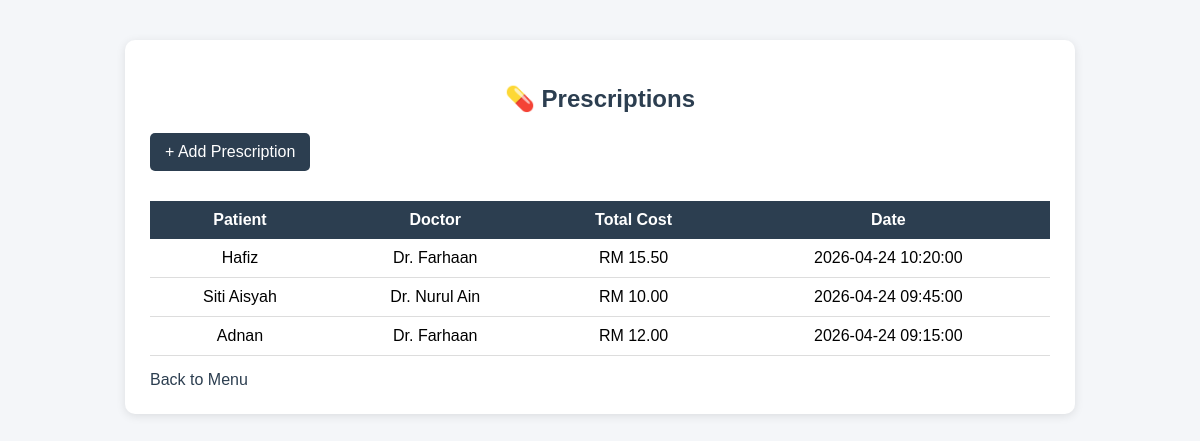
Page /prescription/view_prescriptions.php on the committed database.
### tables this page shows
CREATE TABLE prescription (
    prescript_id INT AUTO_INCREMENT PRIMARY KEY,

    doctor_id INT NOT NULL,
    appoint_id INT NOT NULL,

    presc_date DATETIME NOT NULL DEFAULT CURRENT_TIMESTAMP,

    total_cost DECIMAL(8,2) DEFAULT 0.00,

    created_at TIMESTAMP DEFAULT CURRENT_TIMESTAMP,

    FOREIGN KEY (doctor_id)
        REFERENCES doctor(doctor_id)
        ON DELETE RESTRICT
        ON UPDATE CASCADE,

    FOREIGN KEY (appoint_id)
        REFERENCES appointment(appoint_id)
        ON DELETE CASCADE
        ON UPDATE CASCADE
);

CREATE TABLE patient (
    patient_id INT AUTO_INCREMENT PRIMARY KEY,
    name VARCHAR(100) NOT NULL,
    ic_number VARCHAR(20) NOT NULL UNIQUE,
    phone VARCHAR(20),
    email VARCHAR(100),
    gender ENUM('Male', 'Female', 'Other'),
    address TEXT,
    created_at TIMESTAMP DEFAULT CURRENT_TIMESTAMP
);

CREATE TABLE doctor (
    doctor_id INT AUTO_INCREMENT PRIMARY KEY,
    name VARCHAR(100) NOT NULL,
    specialty VARCHAR(100) DEFAULT 'General Practice',
    phone VARCHAR(20),
    room_number VARCHAR(20),
    created_at TIMESTAMP DEFAULT CURRENT_TIMESTAMP
);

### prescription/view_prescriptions.php (the view, shortened to what this page needs)
<?php
include '../config/database.php';
$result = mysqli_query($conn, "
SELECT pr.*, p.name AS patient_name, d.name AS doctor_name
FROM prescription pr
JOIN appointment a ON pr.appoint_id = a.appoint_id
JOIN patient p ON a.patient_id = p.patient_id
JOIN doctor d ON pr.doctor_id = d.doctor_id
ORDER BY pr.prescript_id DESC
");
?>
<!DOCTYPE html>
<html>
<head>
</head>
<body>
<div class="container">
    <h2>💊 Prescriptions</h2>
    <div class="top">
        <a class="button" href="add_prescriptions.php">+ Add Prescription</a>
    </div>
    <table>
        <tr>
            <th>Patient</th>
            <th>Doctor</th>
            <th>Total Cost</th>
            <th>Date</th>
        </tr>
        <?php while ($row = mysqli_fetch_assoc($result)) { ?>
        <tr>
            <td><?php echo $row['patient_name']; ?></td>
            <td><?php echo $row['doctor_name']; ?></td>
            <td>RM <?php echo $row['total_cost']; ?></td>
            <td><?php echo $row['presc_date']; ?></td>
        </tr>
        <?php } ?>
    </table>
    <a class="back" href="../index.php">Back to Menu</a>
</div>
</body>
</html>

### prescription/view_prescriptions.php (style rules this page uses)
body { font-family: Arial; background: #f4f6f9; margin: 0; }
.container { width: 90%; max-width: 900px; margin: 40px auto; background: white; padding: 25px; border-radius: 10px; box-shadow: 0 2px 10px rgba(0,0,0,0.1); }
h2 { text-align: center; color: #2c3e50; }
a.button { display: inline-block; padding: 10px 15px; background: #2c3e50; color: white; text-decoration: none; border-radius: 5px; margin-bottom: 15px; }
table { width: 100%; border-collapse: collapse; }
th { background: #2c3e50; color: white; padding: 10px; }
td { padding: 10px; text-align: center; border-bottom: 1px solid #ddd; }
.top { display: flex; justify-content: space-between; margin-bottom: 15px; }
.back { display: inline-block; margin-top: 15px; text-decoration: none; color: #2c3e50; }

### rows in the picture
prescription: patient.name "Hafiz", doctor.name "Dr. Farhaan", total_cost "15.50", presc_date "2026-04-24 10:20:00"
prescription: patient.name "Siti Aisyah", doctor.name "Dr. Nurul Ain", total_cost "10.00", presc_date "2026-04-24 09:45:00"
prescription: patient.name "Adnan", doctor.name "Dr. Farhaan", total_cost "12.00", presc_date "2026-04-24 09:15:00"
